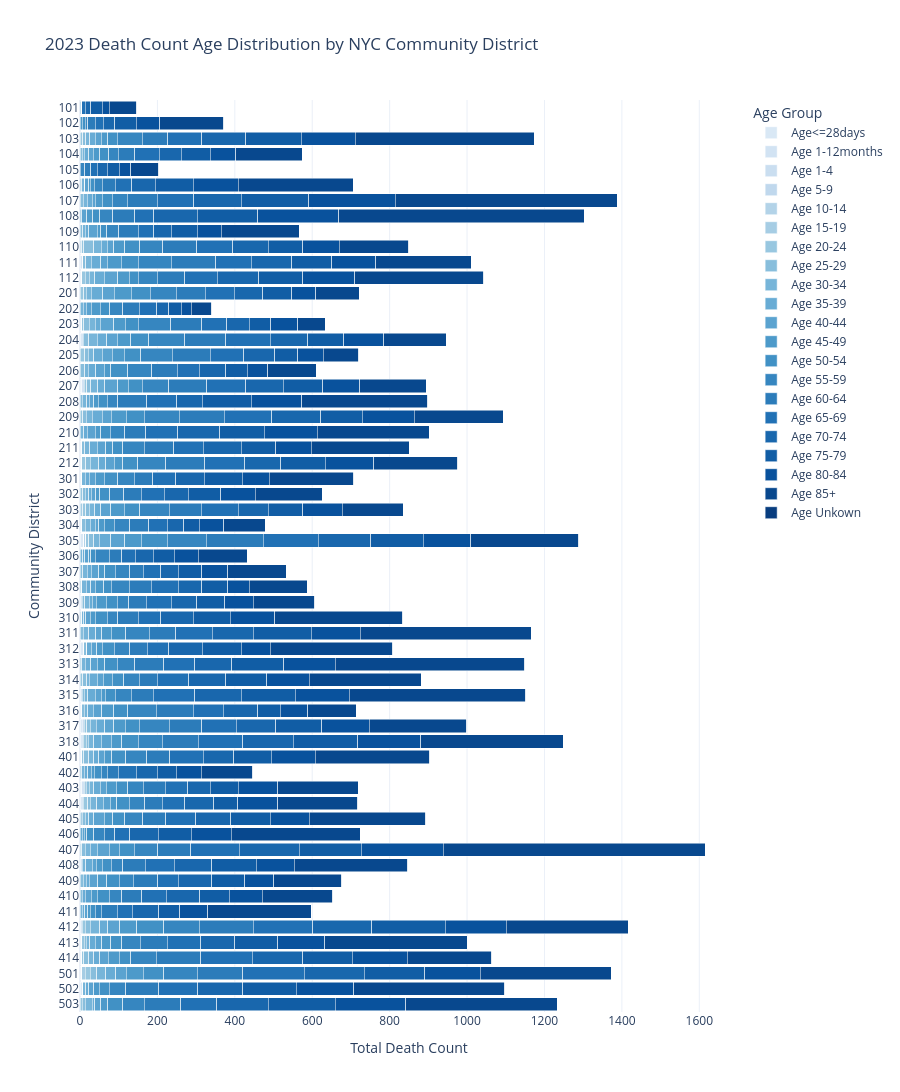

Write notebook code for a chart like this one.
### Code cell
import pandas as pd
import plotly.express as px

# Load CSV
df = pd.read_csv("CommunityDistrictSingleYearCounts2023.csv")

# Age group columns
age_columns = [
    "Age<=28days", "Age 1-12months", "Age 1-4",
    "Age 5-9", "Age 10-14", "Age 15-19",
    "Age 20-24", "Age 25-29", "Age 30-34",
    "Age 35-39", "Age 40-44", "Age 45-49",
    "Age 50-54", "Age 55-59", "Age 60-64",
    "Age 65-69", "Age 70-74", "Age 75-79",
    "Age 80-84", "Age 85+", "Age Unkown"
]

# Convert age columns to numeric
for col in age_columns:
    df[col] = pd.to_numeric(
        df[col].astype(str).str.replace(",", ""),
        errors="coerce"
    ).fillna(0)

# Convert community district to string
df["commntydst"] = df["commntydst"].astype(str)

# Aggregate counts by community district
df_grouped = df.groupby(
    "commntydst", as_index=False
)[age_columns].sum()

# Convert wide data to long format
df_long = df_grouped.melt(
    id_vars="commntydst",
    value_vars=age_columns,
    var_name="Age Group",
    value_name="Count"
)

# Calculate total deaths for each community district
df_long["District_Total"] = df_long.groupby(
    "commntydst"
)["Count"].transform("sum")

# Calculate percentage of deaths in each age group
df_long["Percentage"] = (
    df_long["Count"] / df_long["District_Total"] * 100
).fillna(0)

# Create horizontal stacked bar chart
fig = px.bar(
    df_long,
    x="Count",
    y="commntydst",
    color="Age Group",
    orientation="h",
    barmode="stack",
    title="2023 Death Count Age Distribution by NYC Community District",
    labels={
        "Count": "Death Count",
        "commntydst": "Community District"
    },
    category_orders={
        "Age Group": age_columns,
        "commntydst": sorted(df_grouped["commntydst"].unique())
    },
    custom_data=["Percentage", "District_Total"],
    height=1600
)

# Customize hover information
fig.update_traces(
    hovertemplate=(
        "<b>Community District:</b> %{y}<br>"
        "<b>Age Group:</b> %{fullData.name}<br>"
        "<b>Death Count:</b> %{x:,.0f}<br>"
        "<b>Percentage of District Deaths:</b> %{customdata[0]:.2f}%<br>"
        "<b>Total District Deaths:</b> %{customdata[1]:,.0f}"
        "<extra></extra>"
    )
)

# Customize layout
fig.update_layout(
    xaxis_title="Total Death Count",
    yaxis_title="Community District",
    legend_title="Age Group",
    legend=dict(
        orientation="h",
        y=-0.12,
        x=0.5,
        xanchor="center"
    ),
    bargap=0.15,
    template="plotly_white",
    hovermode="closest"
)

# Display community districts as categories
fig.update_yaxes(type="category")

# Display chart
 

# Create age-based blue color gradient
age_colors = px.colors.sample_colorscale(
    "Blues",
    [0.15 + i * 0.8 / (len(age_columns) - 1)
     for i in range(len(age_columns))]
)

age_color_map = dict(zip(age_columns, age_colors))

# Create horizontal stacked bar chart
fig = px.bar(
    df_long,
    x="Count",
    y="commntydst",
    color="Age Group",
    orientation="h",
    barmode="stack",
    title="2023 Death Count Age Distribution by NYC Community District",
    labels={
        "Count": "Death Count",
        "commntydst": "Community District"
    },
    category_orders={
        "Age Group": age_columns,
        "commntydst": sorted(df_grouped["commntydst"].unique())
    },
    color_discrete_map=age_color_map,
    custom_data=["Percentage", "District_Total"],
    height=1600
)

# Customize hover information
fig.update_traces(
    hovertemplate=(
        "<b>Community District:</b> %{y}<br>"
        "<b>Age Group:</b> %{fullData.name}<br>"
        "<b>Death Count:</b> %{x:,.0f}<br>"
        "<b>Percentage of District Deaths:</b> %{customdata[0]:.2f}%<br>"
        "<b>Total District Deaths:</b> %{customdata[1]:,.0f}"
        "<extra></extra>"
    )
)

fig.update_layout(
    xaxis_title="Total Death Count",
    yaxis_title="Community District",
    legend_title="Age Group",
    bargap=0.15,
    template="plotly_white",
    hovermode="closest"
)

fig.update_yaxes(type="category")

fig.show()
